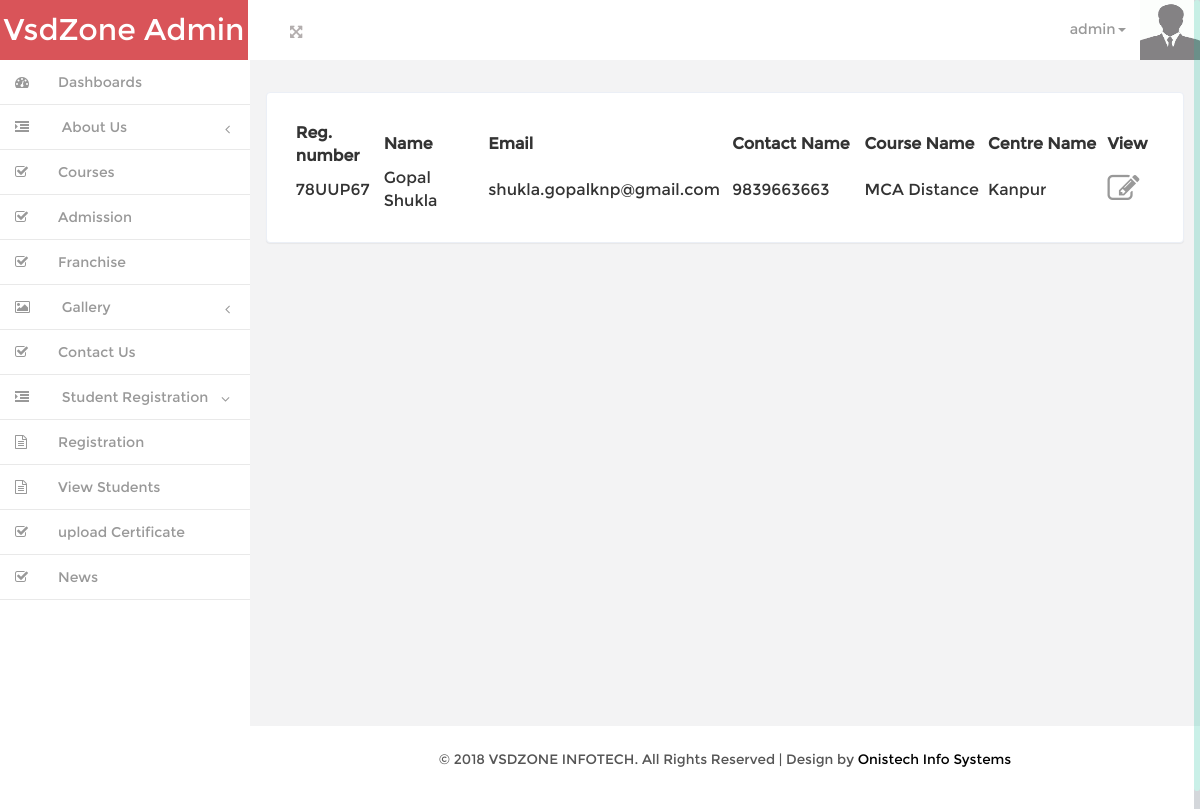
/theme/wpanel/view_student.php (signed in), run on the app's committed database.
### tables this page shows
CREATE TABLE `students` (
  `Student_Id` int(11) NOT NULL,
  `s_email` varchar(100) NOT NULL,
  `s_contact` varchar(100) NOT NULL,
  `reg_number` varchar(100) NOT NULL,
  `date` date NOT NULL,
  `s_type` varchar(100) NOT NULL,
  `c_name` varchar(100) NOT NULL,
  `center_name` varchar(100) NOT NULL,
  `c_period` varchar(100) NOT NULL,
  `c_validity` date NOT NULL,
  `admission_fee` int(11) NOT NULL,
  `tution_fee` int(11) NOT NULL,
  `exam_fee` int(11) NOT NULL,
  `total_fee` int(11) NOT NULL,
  `s_name` varchar(100) NOT NULL,
  `s_father` varchar(100) NOT NULL,
  `s_mother` varchar(100) NOT NULL,
  `s_dob` date NOT NULL,
  `s_gender` varchar(100) NOT NULL,
  `s_qualification` varchar(100) NOT NULL,
  `s_village` varchar(100) NOT NULL,
  `s_PO` varchar(100) NOT NULL,
  `s_tehsil` varchar(100) NOT NULL,
  `s_district` varchar(100) NOT NULL,
  `s_pincode` varchar(100) NOT NULL,
  `s_state` varchar(100) NOT NULL,
  `s_city` varchar(100) NOT NULL,
  `s_nationality` varchar(100) NOT NULL,
  `s_cast` varchar(100) NOT NULL,
  `time` datetime NOT NULL
);

### theme/wpanel/view_student.php (the view, shortened to what this page needs)
<?php
if(isset($_SESSION["email"])!=''){
include 'layout.php';
?>
<div class="grid_3 grid_5">
    <table class="mws-datatable-fn mws-table">
                            <thead>
                                <tr>
                                    <th width="67">Reg. number</th>
                                    <th>Name</th>
                                    <th>Email</th>
                                    <th width="129">Contact Name</th>
                                    <th width="114">Course Name</th>
                                    <th width="114">Centre Name</th>
                                    <th width="27">View</th>
									                                </tr>
                            </thead>
                            <tbody>
							<?php
								$q2="SELECT * FROM `students`";
								$run=mysql_query($q2);
									while($row=mysql_fetch_assoc($run)){
									$Student_Id=$row['Student_Id'];
									$reg_number=$row['reg_number'];
									$s_name=$row['s_name'];
									$s_email=$row['s_email'];
									$s_contact=$row['s_contact'];
									$c_name=$row['c_name'];
									$center_name=$row['center_name'];
							?>
                                <tr>
                                <td width="95" ><?php echo $reg_number;?></td>
                                <td width="130"><?php echo $s_name; ?></td>
             					<td width="250"><?php echo $s_email; ?></td>
                                <td width="150"><?php echo $s_contact; ?></td>
                                <td width="150"><?php echo $c_name; ?></td>
                                <td width="150"><?php echo $center_name; ?></td>
                                <td width="50"><a href="view_studentprofile.php?Student_id=<?php echo $Student_Id; ?>" >
								<i class="fa fa-edit fa-2x"></i>
										</a>
									</td>
                                </tr>
                              <?php } ?>
                            </tbody>
                        </table>
</div>
<?php
}else {
	header('location:signin.php');
}
?>

### theme/wpanel/css/style.css (style rules this page uses)
html, body { font-family:'Montserrat-Regular'; font-size: 100%; background:#F3F3F4; overflow-x: hidden; }
body a { transition:0.5s all; -webkit-transition:0.5s all; -moz-transition:0.5s all; -o-transition:0.5s all; -ms-transition:0.5s all; }
.grid_3 { background-color: #fff; padding: 1.8em; margin-bottom: 1em; border: 1px solid #ebeff6; border-radius: 4px; -webkit-border-radius: 4px; -o-border-radius: 4px; -moz-border-radius: 4px; -ms-border-radius: 4px; -webkit-box-shadow: 0 1px 1px rgba(0,0,0,.05); box-shadow: 0 1px 1px rgba(0,0,0,.05); }
td i { color:#999; }

### data on the page
students: reg_number "78UUP67", s_name "Gopal Shukla", s_email "shukla.gopalknp@gmail.com", s_contact "9839663663", c_name "MCA Distance", center_name "Kanpur"

### other printed values
$_SESSION["email"] "admin"
